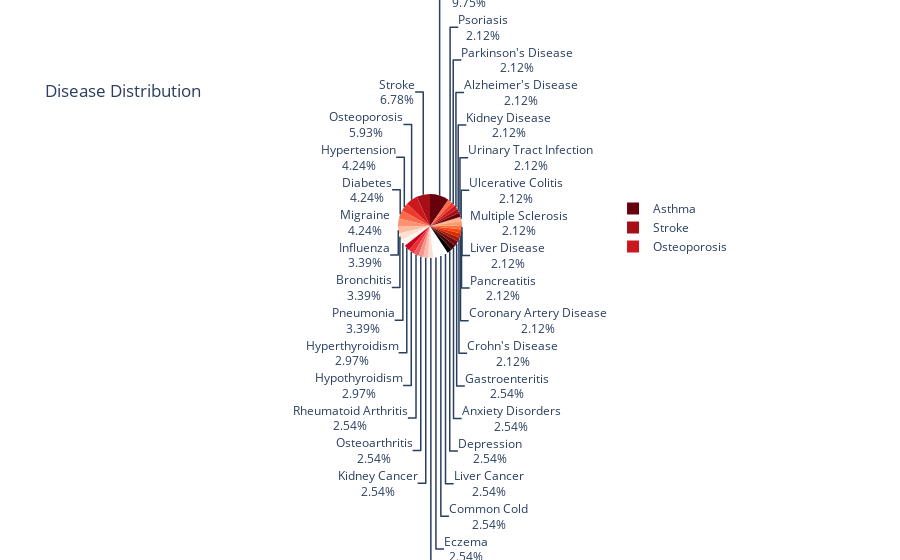

The cell this chart's notebook holds for it:
### Code cell
import plotly.express as px

disease_counts = df['Disease'].value_counts().reset_index()
disease_counts.columns = ['Disease', 'Count']

fig = px.pie(disease_counts, 
             values= 'Count', 
             names= 'Disease', 
             color_discrete_sequence= px.colors.sequential.Reds_r, 
             title= 'Disease Distribution')

fig.update_traces(textinfo='percent+label')

fig.show()

### Figure 1 — Plotly figure (JSON) as saved in the notebook; plotly's stock layout.template omitted (floating-point values rounded to 4 significant figures)
{"data": [{"domain": {"x": [0, 1], "y": [0, 1]}, "hovertemplate": "Disease=%{label}<br>Count=%{value}<extra></extra>", "labels": ["Asthma", "Stroke", "Osteoporosis", "Hypertension", "Diabetes", "Migraine", "Influenza", "Bronchitis", "Pneumonia", "Hyperthyroidism", "Hypothyroidism", "Rheumatoid Arthritis", "Osteoarthritis", "Kidney Cancer", "Allergic Rhinitis", "Eczema", "Common Cold", "Liver Cancer", "Depression", "Anxiety Disorders", "Gastroenteritis", "Crohn's Disease", "Coronary Artery Disease", "Pancreatitis", "Liver Disease", "Multiple Sclerosis", "Ulcerative Colitis", "Urinary Tract Infection", "Kidney Disease", "Alzheimer's Disease", "Parkinson's Disease", "Psoriasis"], "legendgroup": "", "name": "", "showlegend": true, "textinfo": "percent+label", "type": "pie", "values": [23, 16, 14, 10, 10, 10, 8, 8, 8, 7, 7, 6, 6, 6, 6, 6, 6, 6, 6, 6, 6, 5, 5, 5, 5, 5, 5, 5, 5, 5, 5, 5]}], "layout": {"legend": {"tracegroupgap": 0}, "piecolorway": ["rgb(103,0,13)", "rgb(165,15,21)", "rgb(203,24,29)", "rgb(239,59,44)", "rgb(251,106,74)", "rgb(252,146,114)", "rgb(252,187,161)", "rgb(254,224,210)", "rgb(255,245,240)"], "title": {"text": "Disease Distribution"}}}
